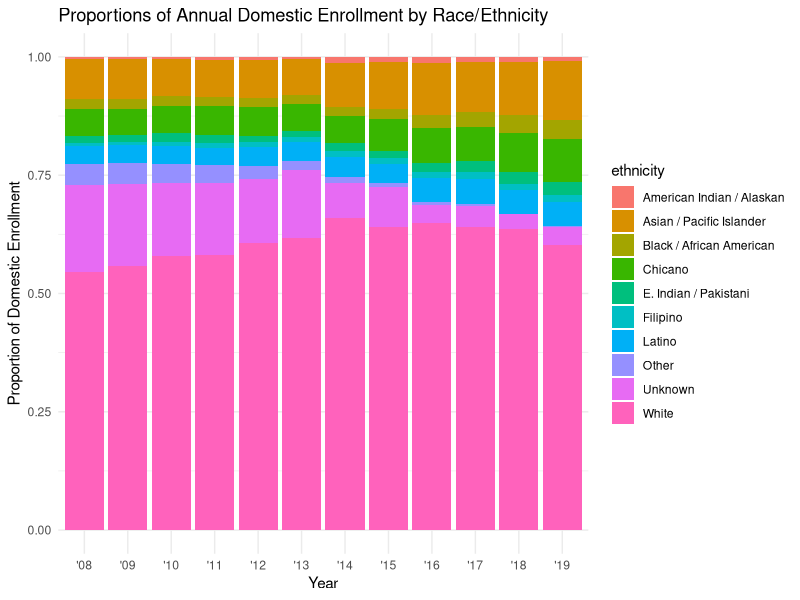

Recreate this plot in R.
## ---- chunk 1
knitr::opts_chunk$set(echo = TRUE)
library(tidyverse)
library(here)
## ---- chunk 2
ucsb_grad <- read.csv(here("data", "ucsb_grad_data.csv"))
## ---- chunk 3
ggplot(data = ucsb_grad, aes(x = year_abbr, y = domestic_enrollment)) +
  geom_col(position = "fill", aes(fill = ethnicity)) +
  labs(x = "Year", y = "Proportion of Domestic Enrollment", title = "Proportions of Annual Domestic Enrollment by Race/Ethnicity") +
  theme_minimal()
